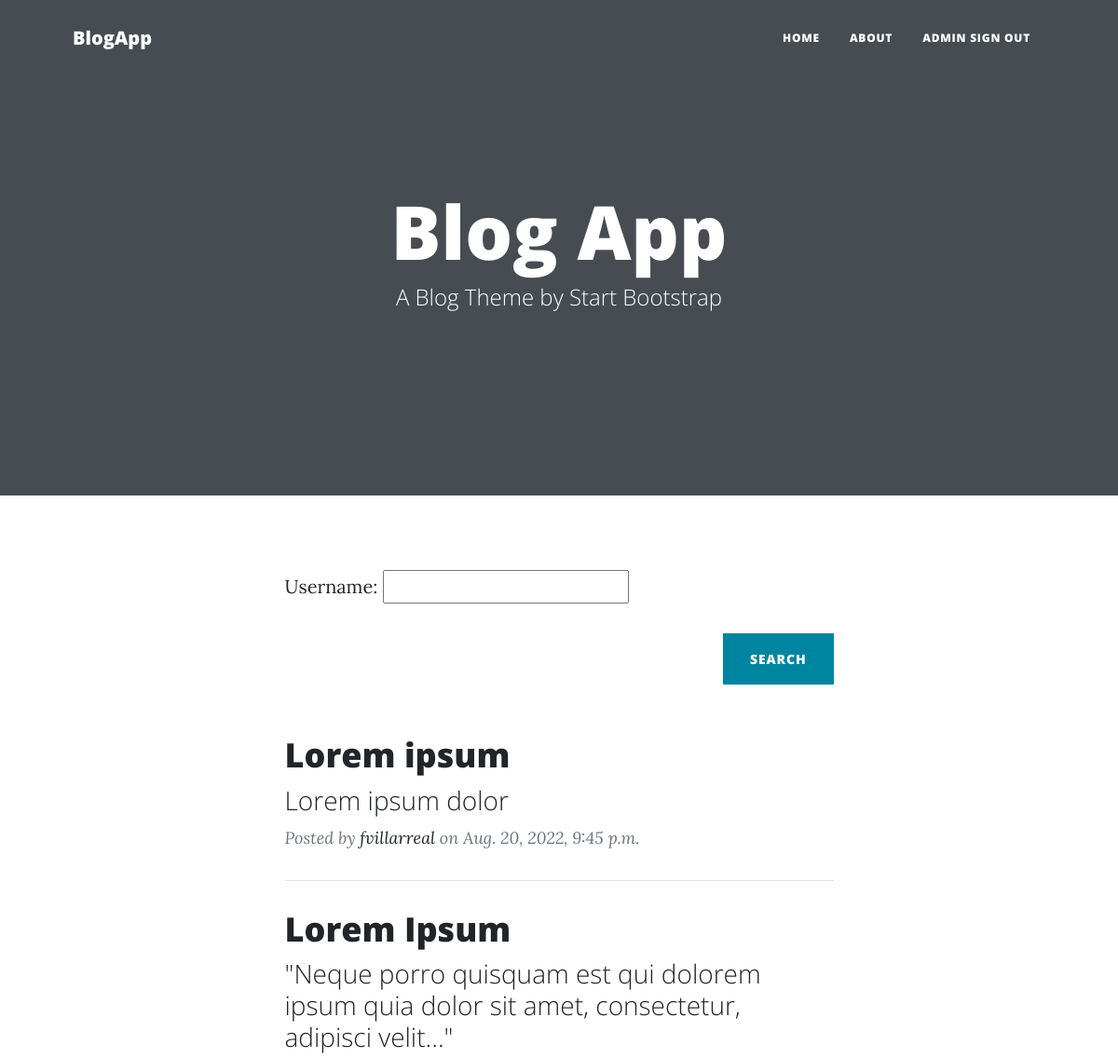
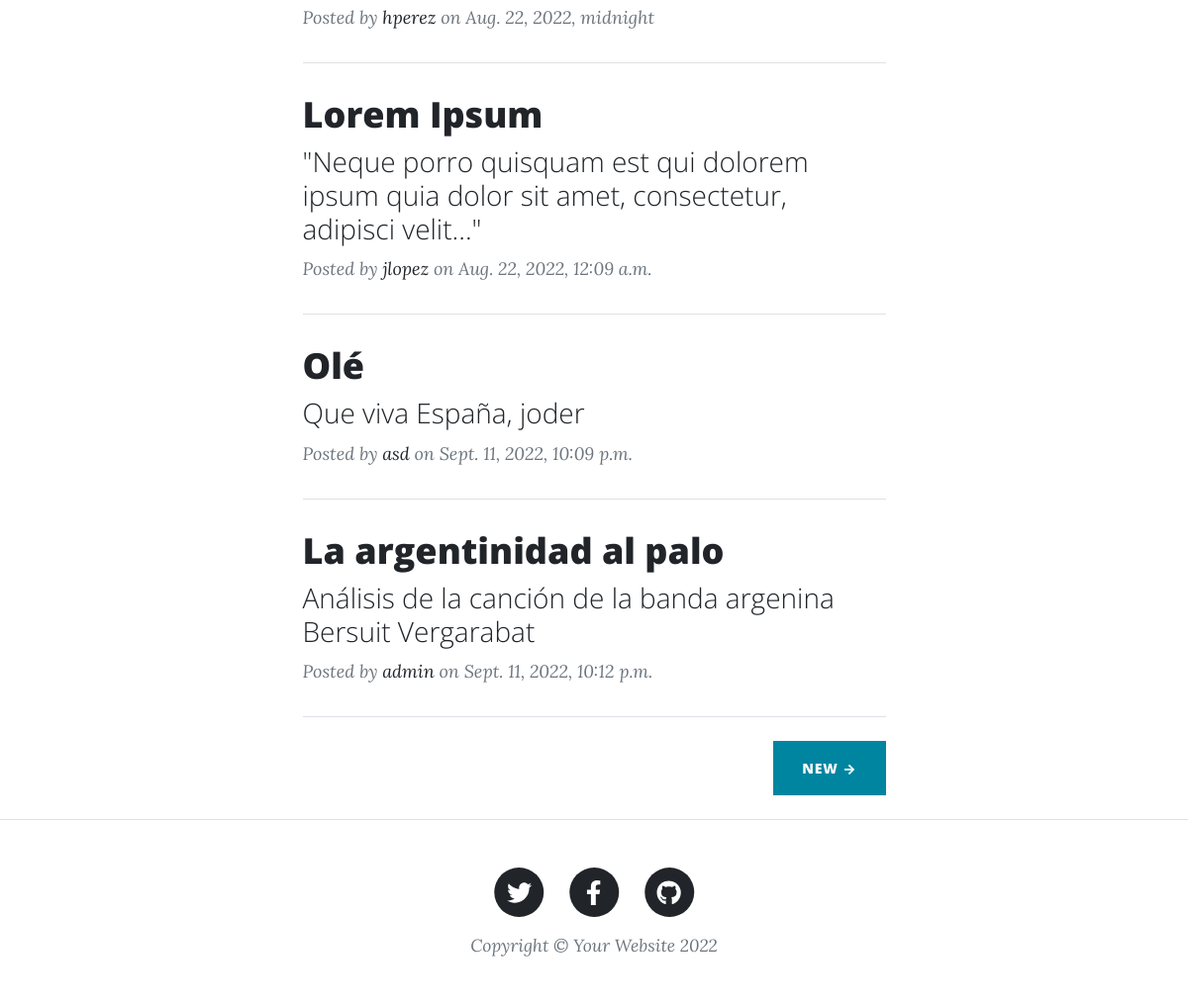
The app's page /BlogApp/ (signed in) with its own data (2 pictures, top to bottom).
### BlogApp/models.py (models this page shows)
class Post(models.Model):
    title = models.CharField(max_length=100)
    subtitle = models.CharField(max_length=200)
    article = models.CharField(max_length=10000)
    user = models.ForeignKey(User, on_delete=models.CASCADE)
    created_at = models.DateTimeField()

class User(models.Model):
    username = models.CharField(max_length=40)

### BlogApp/views.py (the view, shortened to what this page needs)
# urls.py: path('', home, name="BlogAppHome"),
@login_required
def home(request):
    posts = Post.objects.all()
    context = { "user": request.user, "session": request.user.is_authenticated, "posts": posts, "form": FindPostByUsernameForm() }
    return render(request, 'BlogApp/home.html', context)

### BlogApp/forms.py
class FindPostByUsernameForm(forms.Form):
    username = forms.CharField(max_length=100)

### BlogApp/templates/BlogApp/home.html (shortened to what this page needs)
{% extends "BlogApp/base.html" %}
{% load static %}
{% block dinamicBody %}
<header class="masthead">
    <div class="container position-relative px-4 px-lg-5">
        <div class="row gx-4 gx-lg-5 justify-content-center">
            <div class="col-md-10 col-lg-8 col-xl-7">
                <div class="site-heading">
                    <h1>Blog App</h1>
                    <span class="subheading">A Blog Theme by Start Bootstrap</span>
                </div>
            </div>
        </div>
    </div>
</header>
<div class="container px-4 px-lg-5">
    <div class="row gx-4 gx-lg-5 justify-content-center">
        <div class="col-md-10 col-lg-8 col-xl-7">
            <form action="" method="POST">
                {{ form.as_p }}
                <div class="d-flex justify-content-end mb-4">
                    <input  class="btn btn-primary text-uppercase" type="submit" value="Search">
                </div>
            </form>
        </div>
    </div>
</div>
<div class="container px-4 px-lg-5">
    <div class="row gx-4 gx-lg-5 justify-content-center">
        <div class="col-md-10 col-lg-8 col-xl-7">
            {% for post in posts %}
            <div class="post-preview">
                <a href="{% url 'BlogAppPosts' post.id %}">
                    <h2 class="post-title">{{ post.title }}</h2>
                    <h3 class="post-subtitle">{{ post.subtitle }}</h3>
                </a>
                <p class="post-meta">
                    Posted by
                    <a href="#!">{{ post.user.username }}</a>
                    on {{ post.created_at }}
                </p>
            </div>
            <hr class="my-4" />
            {% endfor %}
            <div class="d-flex justify-content-end mb-4"><a class="btn btn-primary text-uppercase" href="{% url 'BlogAppNewPost' %}">New →</a></div>
        </div>
    </div>
</div>
{% endblock %}

### BlogApp/templates/BlogApp/base.html (shortened to what this page needs)
<!DOCTYPE html>
<html lang="en">
    <head>
        {% load static %}
        <link href="{% static 'BlogApp/css/styles.css' %}" rel="stylesheet" />
    </head>
    <body>
        <nav class="navbar navbar-expand-lg navbar-light" id="mainNav">
            <div class="container px-4 px-lg-5">
                <a class="navbar-brand" href="{% url 'BlogAppHome' %}">BlogApp</a>
                <div class="collapse navbar-collapse" id="navbarResponsive">
                    <ul class="navbar-nav ms-auto py-4 py-lg-0">
                        <li class="nav-item"><a class="nav-link px-lg-3 py-3 py-lg-4" href="{% url 'BlogAppHome' %}">Home</a></li>
                        <li class="nav-item"><a class="nav-link px-lg-3 py-3 py-lg-4" href={% url 'BlogAppAbout' %}>About</a></li>
                        {% if session == True %}
                        <li class="nav-item"><a class="nav-link px-lg-3 py-3 py-lg-4" href={% url 'AuthAppSignOut' %}>{{ user.username }} Sign Out</a></li>
                        {% else %}
                        <li class="nav-item"><a class="nav-link px-lg-3 py-3 py-lg-4" href={% url 'AuthAppSignIn' %}>Sign In</a></li>
                        {% endif %}
                    </ul>
                </div>
            </div>
        </nav>
        {% block dinamicBody %}
        {% endblock %}
        <footer class="border-top">
            <div class="container px-4 px-lg-5">
                <div class="row gx-4 gx-lg-5 justify-content-center">
                    <div class="col-md-10 col-lg-8 col-xl-7">
                        <ul class="list-inline text-center">
                            <li class="list-inline-item">
                                <a href="#!">
                                    <span class="fa-stack fa-lg">
                                        <i class="fas fa-circle fa-stack-2x"></i>
                                        <i class="fab fa-twitter fa-stack-1x fa-inverse"></i>
                                    </span>
                                </a>
                            </li>
                            <li class="list-inline-item">
                                <a href="#!">
                                    <span class="fa-stack fa-lg">
                                        <i class="fas fa-circle fa-stack-2x"></i>
                                        <i class="fab fa-facebook-f fa-stack-1x fa-inverse"></i>
                                    </span>
                                </a>
                            </li>
                            <li class="list-inline-item">
                                <a href="#!">
                                    <span class="fa-stack fa-lg">
                                        <i class="fas fa-circle fa-stack-2x"></i>
                                        <i class="fab fa-github fa-stack-1x fa-inverse"></i>
                                    </span>
                                </a>
                            </li>
                        </ul>
                        <div class="small text-center text-muted fst-italic">Copyright &copy; Your Website 2022</div>
                    </div>
                </div>
            </div>
        </footer>
    </body>
</html>

### records on screen
Post: title "Lorem ipsum", subtitle "Lorem ipsum dolor", user.username "fvillarreal", created_at "Aug. 20, 2022, 9:45 p.m."
Post: title "Lorem Ipsum", subtitle "\"Neque porro quisquam est qui dolorem ipsum quia dolor sit amet, consectetur, adipisci velit...\"", user.username "hperez", created_at "Aug. 22, 2022, midnight"
Post: title "Lorem Ipsum", subtitle "\"Neque porro quisquam est qui dolorem ipsum quia dolor sit amet, consectetur, adipisci velit...\"", user.username "jlopez", created_at "Aug. 22, 2022, 12:09 a.m."
Post: title "Olé", subtitle "Que viva España, joder", user.username "asd", created_at "Sept. 11, 2022, 10:09 p.m."
Post: title "La argentinidad al palo", subtitle "Análisis de la canción de la banda argenina Bersuit Vergarabat", user.username "admin", created_at "Sept. 11, 2022, 10:12 p.m."

### other values on screen
{{ user.username }} "ADMIN"
